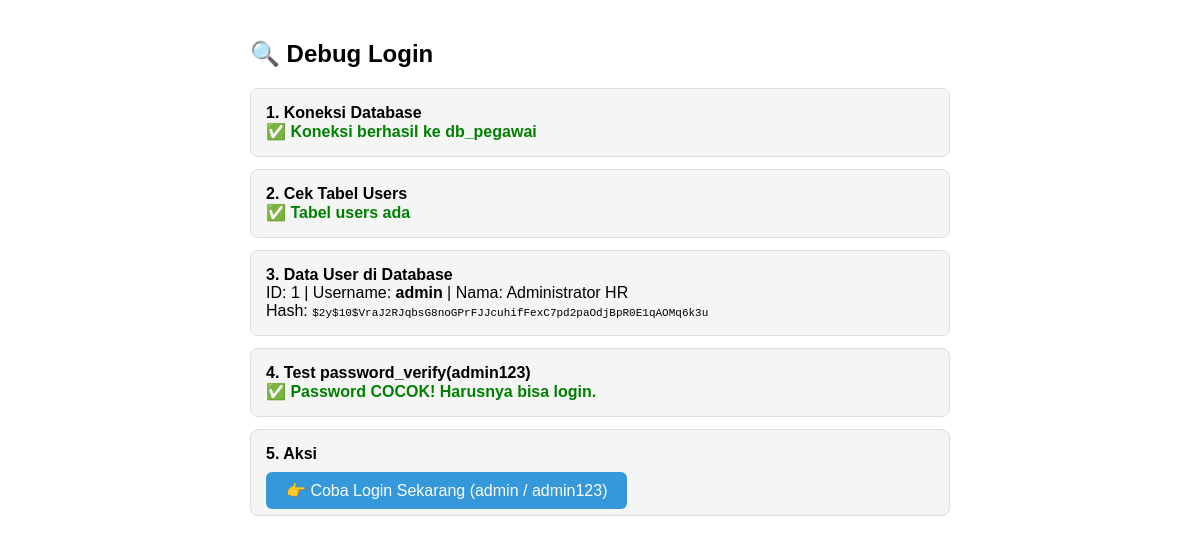
The app's page /debug.php, older data.
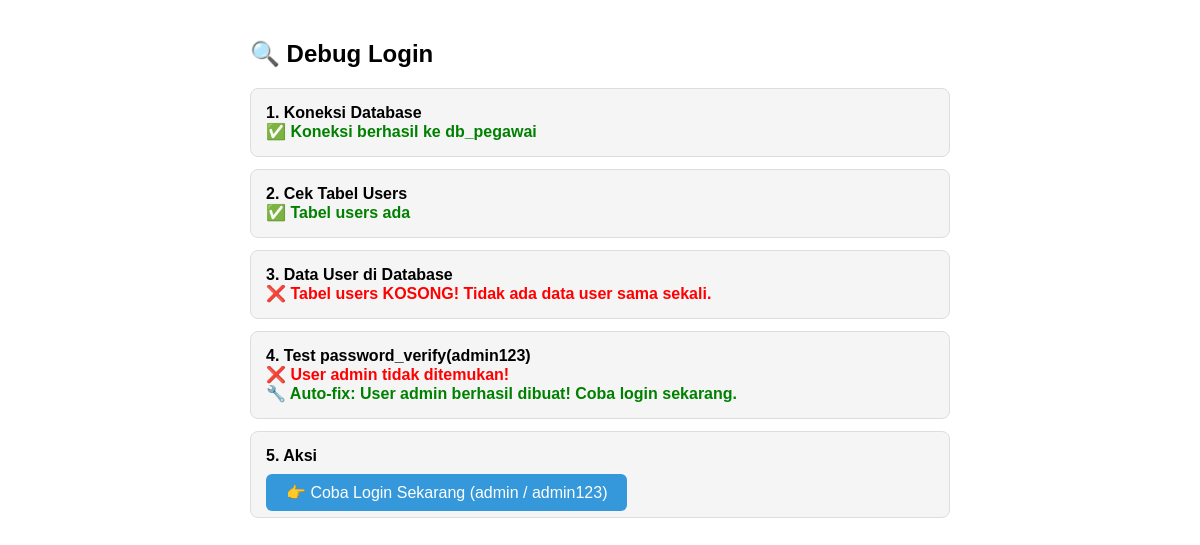
The same page, newer data.
### tables this page shows
CREATE TABLE users (
    id INT AUTO_INCREMENT PRIMARY KEY,
    username VARCHAR(50) UNIQUE NOT NULL,
    password VARCHAR(255) NOT NULL,
    nama_lengkap VARCHAR(100) NOT NULL
);

### debug.php (the view, shortened to what this page needs)
<!DOCTYPE html>
<html>
<head><meta charset="UTF-8"><title>Debug Login</title>
</head>
<body>
<h2>🔍 Debug Login</h2>
<?php
echo '<div class="box"><b>1. Koneksi Database</b><br>';
try {
    $pdo = new PDO(
        'mysql:host=localhost;dbname=db_pegawai;charset=utf8mb4',
        'root', '',
        [PDO::ATTR_ERRMODE => PDO::ERRMODE_EXCEPTION]
    );
    echo '<span class="ok">✅ Koneksi berhasil ke db_pegawai</span>';
} catch (PDOException $e) {
    echo '<span class="err">❌ Koneksi GAGAL: ' . $e->getMessage() . '</span>';
    echo '</div></body></html>';
    exit;
}
echo '</div>';
echo '<div class="box"><b>2. Cek Tabel Users</b><br>';
try {
    $res = $pdo->query("SHOW TABLES LIKE 'users'")->fetch();
    if ($res) {
        echo '<span class="ok">✅ Tabel users ada</span>';
    } else {
        echo '<span class="err">❌ Tabel users TIDAK ada! Perlu import database.sql</span>';
        echo '</div></body></html>';
        exit;
    }
} catch(Exception $e) {
    echo '<span class="err">❌ Error: ' . $e->getMessage() . '</span>';
}
echo '</div>';
echo '<div class="box"><b>3. Data User di Database</b><br>';
$stmt = $pdo->query("SELECT id, username, password, nama_lengkap FROM users");
$users = $stmt->fetchAll();
if (empty($users)) {
    echo '<span class="err">❌ Tabel users KOSONG! Tidak ada data user sama sekali.</span>';
} else {
    foreach ($users as $u) {
        echo "ID: {$u['id']} | Username: <b>{$u['username']}</b> | Nama: {$u['nama_lengkap']}<br>";
        echo "Hash: <code style='font-size:11px'>{$u['password']}</code><br>";
    }
}
echo '</div>';
echo '<div class="box"><b>4. Test password_verify(admin123)</b><br>';
$stmt2 = $pdo->prepare("SELECT password FROM users WHERE username = 'admin'");
$stmt2->execute();
$row = $stmt2->fetch();
if ($row) {
    $cocok = password_verify('admin123', $row['password']);
    if ($cocok) {
        echo '<span class="ok">✅ Password COCOK! Harusnya bisa login.</span>';
    }
} else {
    echo '<span class="err">❌ User admin tidak ditemukan!</span>';
    echo '<br><span class="ok">🔧 Auto-fix: User admin berhasil dibuat! Coba login sekarang.</span>';
}
echo '</div>';
?>
<div class="box">
<b>5. Aksi</b><br><br>
<a href="login.php" style="background:#3498db;color:white;padding:10px 20px;border-radius:6px;text-decoration:none;">
  👉 Coba Login Sekarang (admin / admin123)
</a>
</div>
</body>
</html>

### debug.php (style rules this page uses)
body { font-family:sans-serif;padding:20px;max-width:700px;margin:0 auto; }
.ok { color:green;font-weight:bold; }
.err { color:red;font-weight:bold; }
.box { background:#f5f5f5;border:1px solid #ddd;padding:15px;border-radius:8px;margin:12px 0; }

Row changes from the older to the newer data that the page shows:
removed users: id "1", username "admin", nama_lengkap "Administrator HR", password "$2y$10$VraJ2RJqbsG8noGPrFJJcuhifFexC7pd2paOdjBpR0E1qAOMq6k3u"
Text that changed along with them:
text no longer shown: "✅ Password COCOK! Harusnya bisa login."
text now shown: "❌ Tabel users KOSONG! Tidak ada data user sama sekali. ❌ User admin tidak ditemukan! 🔧 Auto-fix: User admin berhasil dibuat! Coba login sekarang."
